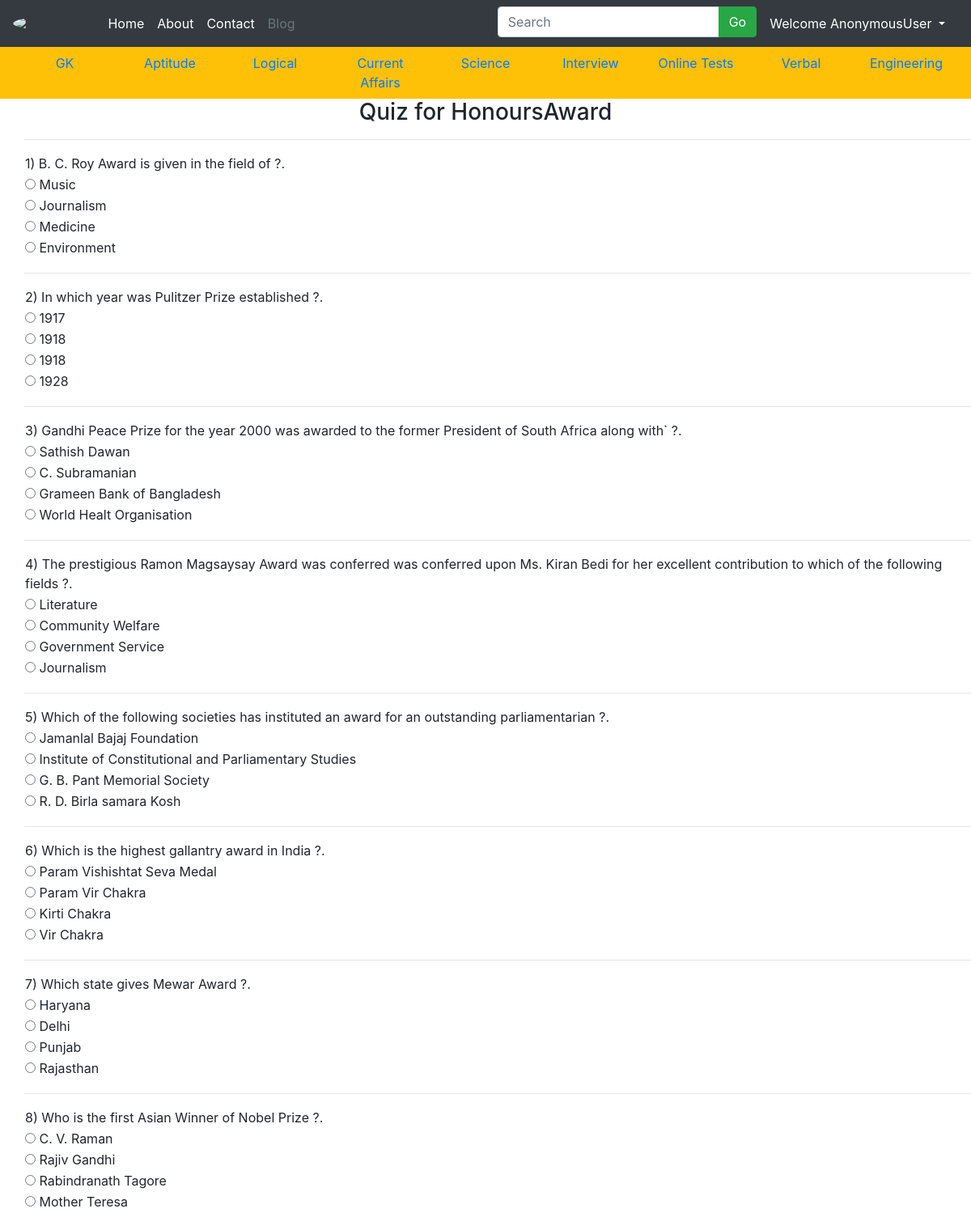
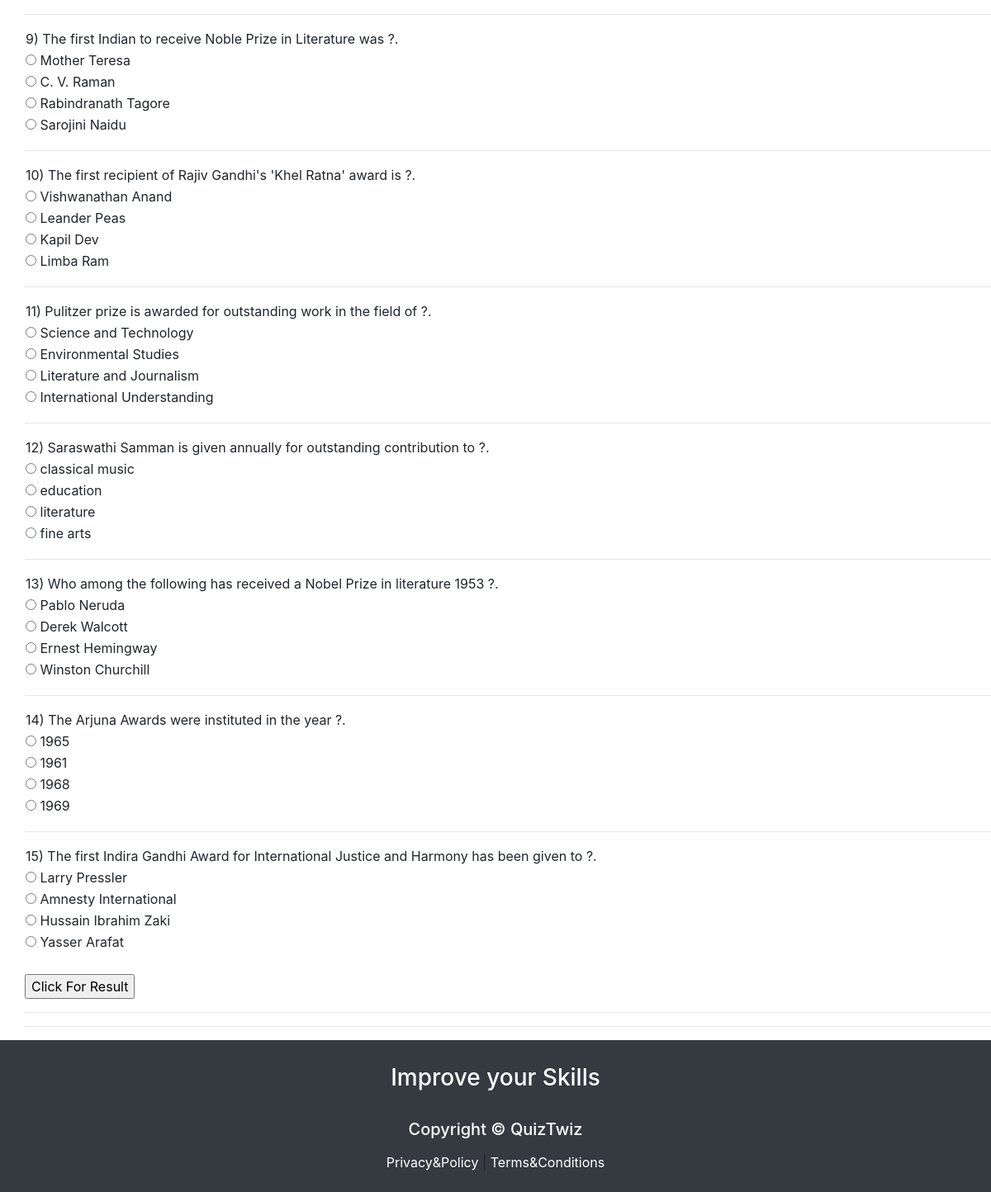
Page /honoursAward on the committed database (2 pictures, top to bottom).
### QuizApp/models.py (models this page shows, shortened)
class HonoursAward(models.Model):
    Question = models.CharField(max_length=250)
    option1 = models.CharField(max_length=100)
    option2 = models.CharField(max_length=100)
    option3 = models.CharField(max_length=100)
    option4 = models.CharField(max_length=100)
    correctans = models.CharField(max_length=100)

### QuizApp/views.py (the view)
# urls.py: path('honoursAward',views.honoursAward, name='HonoursAward'),
def honoursAward(request):
    results = HonoursAward.objects.all()
    return render(request,'HonoursAward.html',{'HonoursAward':results})

### Templates/HonoursAward.html (shortened to what this page needs)
{% extends 'base.html' %}
{% block body %}
<center>
    <h3>Quiz for HonoursAward</h3>
</center>
<div style="padding-left:30px">
    {%for result in HonoursAward%}
        <table>
            <tr>
                <td>{{result.Question}} ?.</td>
            </tr>
            <tr>
                <td><input type="radio" id="option1" class="rb" name="{{result.Question}}" value="{{result.option1}}"> {{result.option1}}</td>
            </tr>
            <tr>
                <td><input type="radio" id="option2" class="rb" name="{{result.Question}}" value="{{result.option2}}"> {{result.option2}}</td>
            </tr>
            <tr>
                <td><input type="radio" id="option3" class="rb" name="{{result.Question}}" value="{{result.option3}}"> {{result.option3}}</td>
            </tr>
            <tr>
                <td><input type="radio" id="option4" class="rb" name="{{result.Question}}" value="{{result.option4}}"> {{result.option4}}</td>
            </tr>
            <tr>
                <td><lable id="correctans" class="rb" style="display:none; color:green;"><b>The Correct Answer Is :{{result.correctans}}</b></lable></td>
            </tr>
            <hr>
        </table>
    {% endfor %}
    <br>
    <input type="submit" value="Click For Result" id="but1" onclick="getanswers();"/>
    <hr/>
    <hr>
</div>
{% endblock body %}

### rows in the picture
HonoursAward: Question "1) B. C. Roy Award is given in the field of", option1 "Music", option2 "Journalism", option3 "Medicine", option4 "Environment"
HonoursAward: Question "2) In which year was Pulitzer Prize established", option1 "1917", option2 "1918", option3 "1918", option4 "1928"
HonoursAward: Question "3) Gandhi Peace Prize for the year 2000 was awarded to the former President of South Africa along with`", option1 "Sathish Dawan", option2 "C. Subramanian", option3 "Grameen Bank of Bangladesh", option4 "World Healt Organisation"
HonoursAward: Question "4) The prestigious Ramon Magsaysay Award was conferred was conferred upon Ms. Kiran Bedi for her excellent contribution to which of the following fields", option1 "Literature", option2 "Community Welfare", option3 "Government Service", option4 "Journalism"
HonoursAward: Question "5) Which of the following societies has instituted an award for an outstanding parliamentarian", option1 "Jamanlal Bajaj Foundation", option2 "Institute of Constitutional and Parliamentary Studies", option3 "G. B. Pant Memorial Society", option4 "R. D. Birla samara Kosh"
HonoursAward: Question "6) Which is the highest gallantry award in India", option1 "Param Vishishtat Seva Medal", option2 "Param Vir Chakra", option3 "Kirti Chakra", option4 "Vir Chakra"
HonoursAward: Question "7) Which state gives Mewar Award", option1 "Haryana", option2 "Delhi", option3 "Punjab", option4 "Rajasthan"
HonoursAward: Question "8) Who is the first Asian Winner of Nobel Prize", option1 "C. V. Raman", option2 "Rajiv Gandhi", option3 "Rabindranath Tagore", option4 "Mother Teresa"
HonoursAward: Question "9) The first Indian to receive Noble Prize in Literature was", option1 "Mother Teresa", option2 "C. V. Raman", option3 "Rabindranath Tagore", option4 "Sarojini Naidu"
HonoursAward: Question "10) The first recipient of Rajiv Gandhi's 'Khel Ratna' award is", option1 "Vishwanathan Anand", option2 "Leander Peas", option3 "Kapil Dev", option4 "Limba Ram"
HonoursAward: Question "11) Pulitzer prize is awarded for outstanding work in the field of", option1 "Science and Technology", option2 "Environmental Studies", option3 "Literature and Journalism", option4 "International Understanding"
HonoursAward: Question "12) Saraswathi Samman is given annually for outstanding contribution to", option1 "classical music", option2 "education", option3 "literature", option4 "fine arts"
HonoursAward: Question "13) Who among the following has received a Nobel Prize in literature 1953", option1 "Pablo Neruda", option2 "Derek Walcott", option3 "Ernest Hemingway", option4 "Winston Churchill"
HonoursAward: Question "14) The Arjuna Awards were instituted in the year", option1 "1965", option2 "1961", option3 "1968", option4 "1969"
HonoursAward: Question "15) The first Indira Gandhi Award for International Justice and Harmony has been given to", option1 "Larry Pressler", option2 "Amnesty International", option3 "Hussain Ibrahim Zaki", option4 "Yasser Arafat"

### other values in the picture
{{ request.user }} "AnonymousUser"
